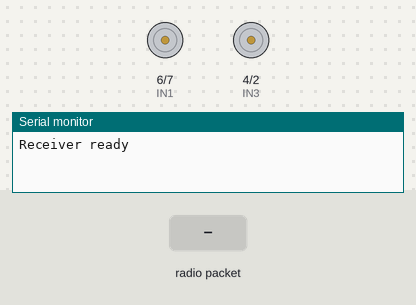
Simulated run of this sketch. Board: Arduino Uno, built with avr-gcc and run on an emulated ATmega328P. Shown: motor-driver pin pairs drawn as motors (green arrow = first pin HIGH = forward, orange = second pin HIGH = backward, longer = more drive, scaled by the enable pin), the last lines printed to the serial monitor. Inputs (shaded band) come from the test bench. No radio packets arrive unless stated.

Above: at 1.2 s.
1.3 s: radio packet "1" arrives
At 1.9 s:
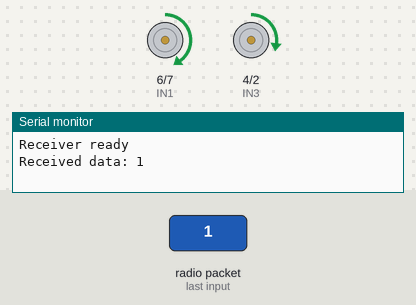
Timing chart, 0 to 4.3 s (numbered marks = the images above; inputs shaded):
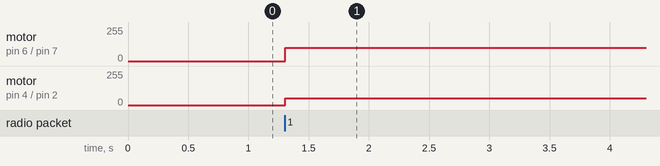

The sketch:

Contro_xe_Arduino.ino
```cpp
#include <SPI.h>
#include <nRF24L01.h>
#include <RF24.h>

// Chân CE và CSN của NRF24L01
#define CE_PIN 9
#define CSN_PIN 10

// Chân điều khiển động cơ
#define ENA 5  // PWM cho động cơ trái
#define IN1 6  // Chiều quay động cơ trái
#define IN2 7
#define ENB 3  // PWM cho động cơ phải
#define IN3 4  // Chiều quay động cơ phải
#define IN4 2

// Tạo đối tượng RF24
RF24 radio(CE_PIN, CSN_PIN);

// Địa chỉ pipe (kênh) để giao tiếp
const byte address[6] = {'0', '0', '0', '0', '1'};

char receivedData[32]; // Chuỗi để lưu dữ liệu nhận được
int speedValue = 100;  // Giá trị tốc độ ban đầu

void setup() {
    Serial.begin(115200);
    radio.begin();

    // Cấu hình NRF24L01
    radio.setPALevel(RF24_PA_MIN);
    radio.openReadingPipe(0, address);
    radio.startListening(); // Chuyển sang chế độ nhận
    Serial.println("Receiver ready");
    radio.printDetails();

    // Cấu hình chân động cơ
    pinMode(ENA, OUTPUT);
    pinMode(IN1, OUTPUT);
    pinMode(IN2, OUTPUT);
    pinMode(ENB, OUTPUT);
    pinMode(IN3, OUTPUT);
    pinMode(IN4, OUTPUT);
}

void loop() {
    if (radio.available()) {
        radio.read(&receivedData, sizeof(receivedData));
        Serial.print("Received data: ");
        Serial.println(receivedData);

        int joystickValue, button1, button2, button3, button4;
        sscanf(receivedData, "X:%d,F:%d,B:%d,A:%d,D:%d", &joystickValue, &button1, &button2, &button3, &button4);

        if (button3 == 1) speedValue += 20; // Nút D - tăng tốc
        if (button2 == 1) speedValue -= 20; // Nút B - giảm tốc
        if (speedValue > 255) speedValue = 255;
        if (speedValue < 0) speedValue = 0;

        if (button4 == 1) { // Nút A - dừng động cơ
            stopMotors();
        } else {
            controlMotors(joystickValue, speedValue);
        }
    }
    delay(100);
}

void stopMotors() {
    digitalWrite(IN1, LOW);
    digitalWrite(IN2, LOW);
    digitalWrite(IN3, LOW);
    digitalWrite(IN4, LOW);
    analogWrite(ENA, 0);
    analogWrite(ENB, 0);
}

void controlMotors(int joystickValue, int speed) {
    int neutral = 512; // Giá trị trung tâm của joystick (0 - 1023)
    int turnThreshold = 100; // Ngưỡng để phân biệt rẽ trái, phải

    if (joystickValue < neutral - turnThreshold) { // Nghiêng trái, xe rẽ trái
        digitalWrite(IN1, HIGH);
        digitalWrite(IN2, LOW);
        digitalWrite(IN3, HIGH);
        digitalWrite(IN4, LOW);
        analogWrite(ENA, speed);
        analogWrite(ENB, speed / 2); // Giảm tốc độ động cơ phải để rẽ trái
    } else if (joystickValue > neutral + turnThreshold) { // Nghiêng phải, xe rẽ phải
        digitalWrite(IN1, LOW);
        digitalWrite(IN2, HIGH);
        digitalWrite(IN3, LOW);
        digitalWrite(IN4, HIGH);
        analogWrite(ENA, speed / 2); // Giảm tốc độ động cơ trái để rẽ phải
        analogWrite(ENB, speed);
    } else { // Đi thẳng
        digitalWrite(IN1, HIGH);
        digitalWrite(IN2, LOW);
        digitalWrite(IN3, HIGH);
        digitalWrite(IN4, LOW);
        analogWrite(ENA, speed);
        analogWrite(ENB, speed);
    }
}
```

Measured:
- after the input at 1.3 s, motor on pin 6 (IN1) / pin 7 (IN2): stopped → forward 100/255 at once; motor on pin 4 (IN3) / pin 2 (IN4): stopped → forward 50/255 at once
